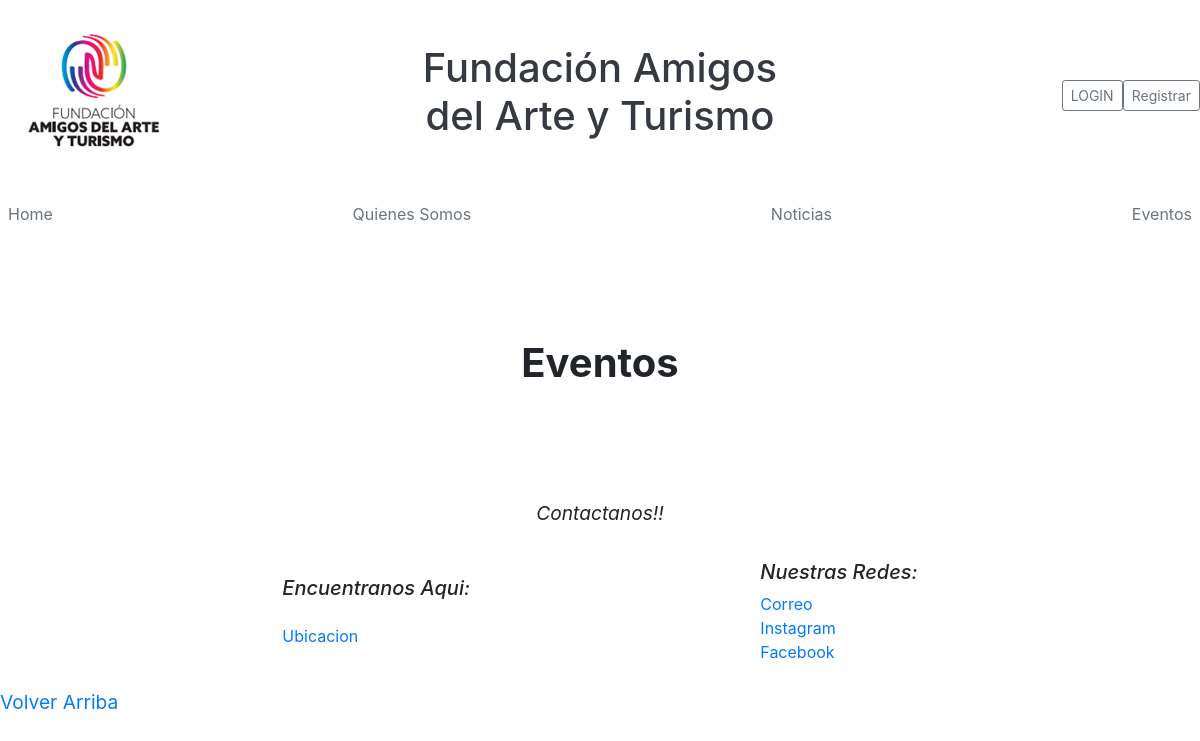
Page /Eventos/ on the earlier database version.
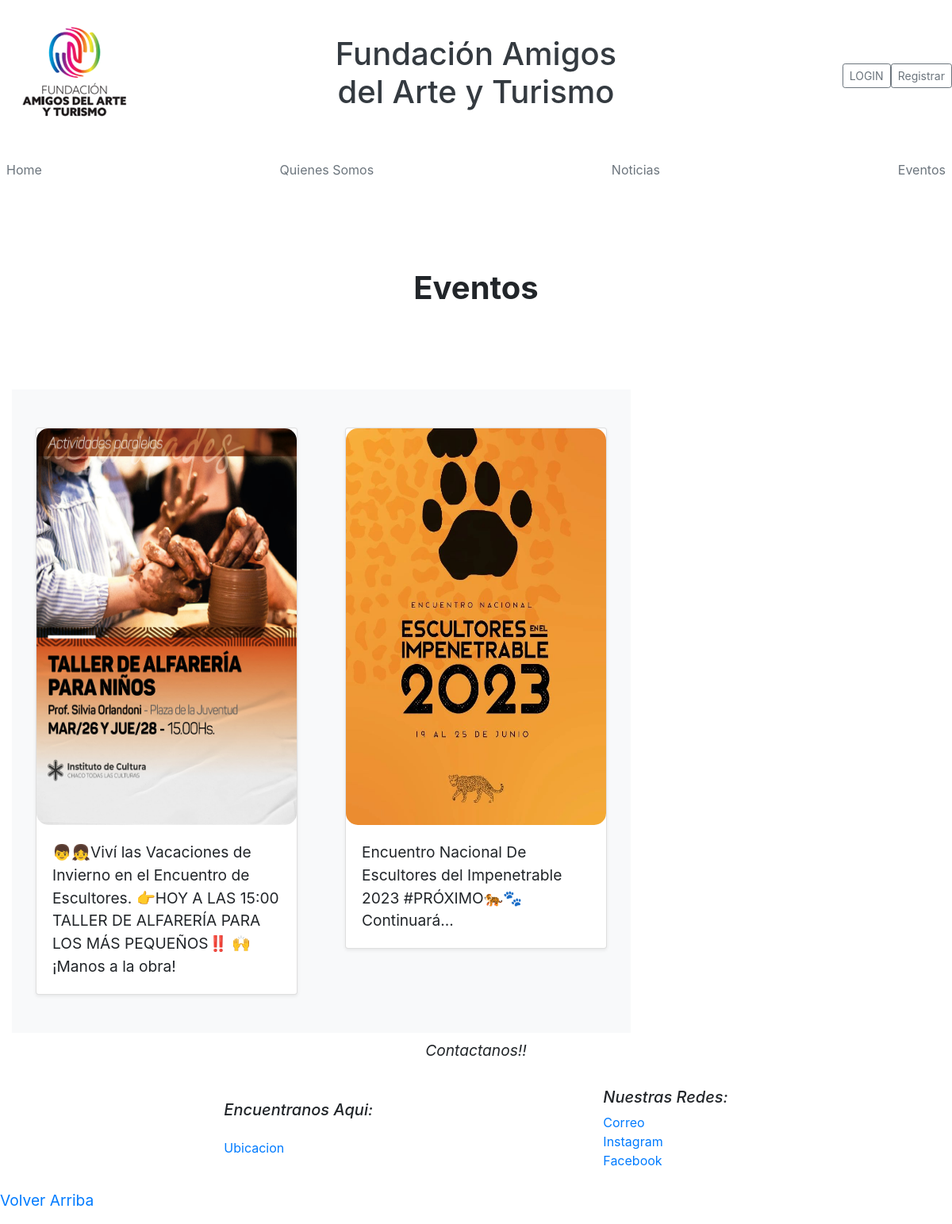
Same page on the later database version.
### apps/eventos/models.py (models this page shows, shortened)
class Eventos(models.Model):
    titulo = models.CharField(max_length=100)
    contenido = models.TextField(blank=True, null=True)
    imagen = models.ImageField(null=True, blank=True, upload_to='static/img/')
    fecha = models.DateTimeField(auto_now_add=True)

### apps/eventos/views.py (the view)
# urls.py: path('' , listar_Eventos, name='listareventos.html'),
def listar_Eventos(request):
    evento = Eventos.objects.all()
    evento_ordenado = evento.order_by('-fecha')
    return render(request, 'eventos/listareventos.html', { 'post_eventos': evento_ordenado})

### templates/eventos/listareventos.html (shortened to what this page needs)
{% extends 'basetemplate.html'%}
{% load static%}
{%block contenido%}
    <!doctype html>
    <html lang="en">
    <head>
    <link href="/docs/5.2/dist/css/bootstrap.min.css" rel="stylesheet">
    </head>
    <body>
    <main>
    <section class="py-5 text-center container">
        <div class="row py-lg-5">
        <div class="col-lg-6 col-md-8 mx-auto">
            <h1><b>Eventos</b></h1>
        </div>
        </div>
    </section>
<div class="d-flex col-12">
    {% for post in post_eventos %}
    <div class="album py-5 bg-light col-4">
        <div class="container">
            <div class="row row-cols-1 row-cols-sm-2 row-cols-md-3 g-3">
                <div class="col-md-12">
                <div class="card shadow-sm">
                    <img src="{{ post.imagen.url }}" class="card-img-top" max-width="200px" height="500px" style="border-radius: 15px; padding-top: 0px;">
                    <div class="card-body">
                        <p class="card-text">{{ post.contenido |safe }} </p>
                    </div>
                </div>
                </div>
            </div>
        </div>
    </div>
    {%endfor%}
</div>
</main>
        {%endblock contenido%}

### templates/basetemplate.html (shortened to what this page needs)
{% load static%}
    <!doctype html>
    <html lang="EN">
    <head>
        <link rel="stylesheet" href="{%static 'css/Quienes.css'%}">
    <link href="https://getbootstrap.com/docs/5.2/dist/css/bootstrap.min.css" rel="stylesheet">
        <link href="https://getbootstrap.com/docs/5.2/examples/blog/blog.css" rel="stylesheet">
    </head>
    <body>
    <div >
    <header class="blog-header lh-1 py-3">
        <div class="row flex-nowrap justify-content-between align-items-center">
        <div class="col-4 pt-1">
            <img class="Logo" src="{% static 'img/logo1.png'%}"></img>
        </div>
        <div class="col-4 text-center">
            <h1 class="blog-header-logo text-dark">Fundación Amigos del Arte y Turismo </h1>
        </div>
        <div class="col-4 d-flex justify-content-end align-items-center g-col-4">
            {% if user.is_authenticated %}
                <strong>Hola {{ user.username }}</strong>
                <a class="btn btn-sm btn-outline-secondary" href="{% url 'logout' %}">LOGOUT</a>
		    {% else %}
                <a class="btn btn-sm btn-outline-secondary" href="{% url 'login' %}">LOGIN</a>
                <a class="btn btn-sm btn-outline-secondary" href="{% url 'usuarios:registro' %}">Registrar</a>
		    {% endif %}
        </div>
        </div>
    </header>
    <div class="nav-scroller py-1 mb-2">
        <nav class="nav d-flex justify-content-between">
        <a class="p-2 link-secondary" href="{% url 'Home'%}">Home</a>
        <a class="p-2 link-secondary" href="{% url 'Quienes'%}">Quienes Somos </a>
        <a class="p-2 link-secondary" href="{% url 'noticias:listar.html'%}">Noticias</a>
        <a class="p-2 link-secondary" href="{% url 'eventos:listareventos.html'%}">Eventos</a>
        </nav>
    </div>
    </div>
    {% block contenido%}
    {% endblock contenido%}
        <footer class="blog-footer">
            <div class="p-2 contacto">
                <p class="fst-italic">Contactanos!! </p>
            </div>
            <div class="contenedorfooter">
            <div class="p-2 ubicacion">
                <h5 class="fst-italic">Encuentranos Aqui:</h5>
                <ol class="list-unstyled">
                    <li><a href="https://www.google.com.ar/maps/place/Fundaci%C3%B3n+Amigos+del+Arte+y+Turismo/@-25.9456008,-60.6207856,19z/data=!4m5!3m4!1s0x94404cfba5224f0b:0xbe1797f5f1777f83!8m2!3d-25.9455663!4d-60.6203754?hl=es">Ubicacion</a></li>
                </ol>
            </div>
            <div class="p-2 redes">
                <h5 class="fst-italic">Nuestras Redes:</h5>
            <ol class="list-unstyled">
                <li><a href="mailto:info@amigosdelarteyturismo.org">Correo</a></li>
                <li><a href="https://www.instagram.com/escultoresenelimpenetrable/" target="_blank">Instagram</a></li>
                <li><a href="https://www.facebook.com/EscultoresenelImpenetrable">Facebook</a></li>
            </ol>
            </div>
            </div>
            <p>
            <a href="#" >Volver Arriba</a>
            </p>
        </footer>
            </body>
        </html>

### static/css/Quienes.css (style rules this page uses)
p { font-size: larger; }
.contenedorfooter { display: flex !important; flex-wrap: nowrap; justify-content: space-evenly; }
.p-2.contacto { display: flex !important; flex-wrap: nowrap; justify-content: space-evenly; }
.p-2.ubicacion { display: flex !important; flex-direction: column; flex-wrap: nowrap; justify-content: space-evenly; }
.p-2.redes { display: flex !important; flex-direction: column; flex-wrap: nowrap; justify-content: space-evenly; }
body { margin: 0; padding: 0; }

### templates/basetemplate.html (style rules this page uses)
.nav-scroller { position: relative; z-index: 2; height: 2.75rem; overflow-y: hidden; }
.nav-scroller .nav { display: flex; flex-wrap: nowrap; padding-bottom: 1rem; margin-top: -1px; overflow-x: auto; text-align: center; white-space: nowrap; -webkit-overflow-scrolling: touch; }

### templates/eventos/listareventos.html (style rules this page uses)
.nav-scroller { position: relative; z-index: 2; height: 2.75rem; overflow-y: hidden; }
.nav-scroller .nav { display: flex; flex-wrap: nowrap; padding-bottom: 1rem; margin-top: -1px; overflow-x: auto; text-align: center; white-space: nowrap; -webkit-overflow-scrolling: touch; }

Differences in the rows shown:
added Eventos: imagen (picture), contenido "👦👧Viví las Vacaciones de Invierno en el Encuentro de Escultores. 👉HOY A LAS 15:00 TALLER DE ALFARERÍA PARA LOS MÁS PEQUEÑOS‼️ 🙌¡Manos a la obra!"
added Eventos: imagen (picture), contenido "Encuentro Nacional De Escultores del Impenetrable 2023 #PRÓXIMO🐅🐾 Continuará..."
